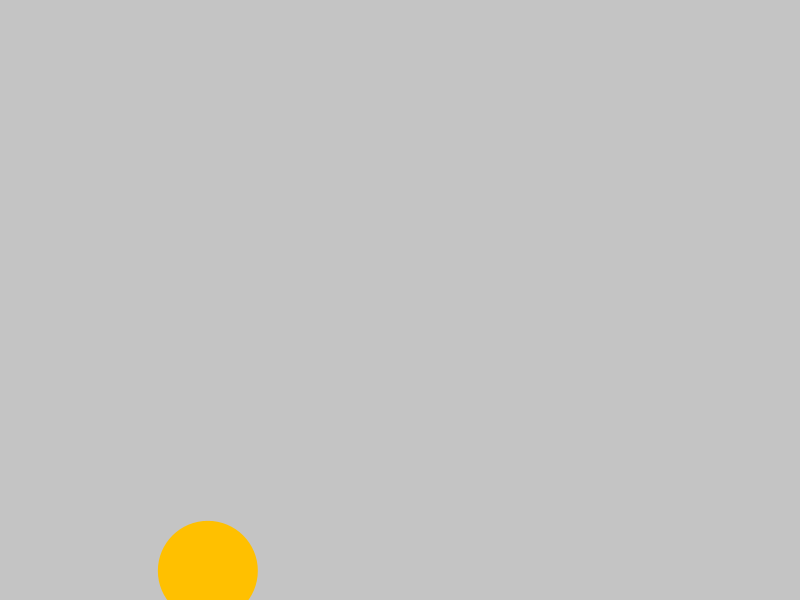
Frame 1 (no input)
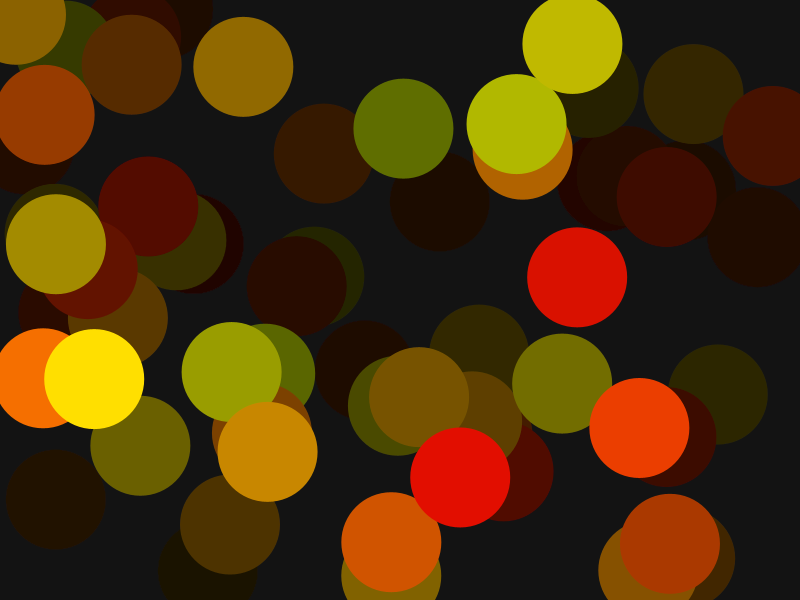
Frame 60 (the mouse pressed at the canvas centre just before this capture)
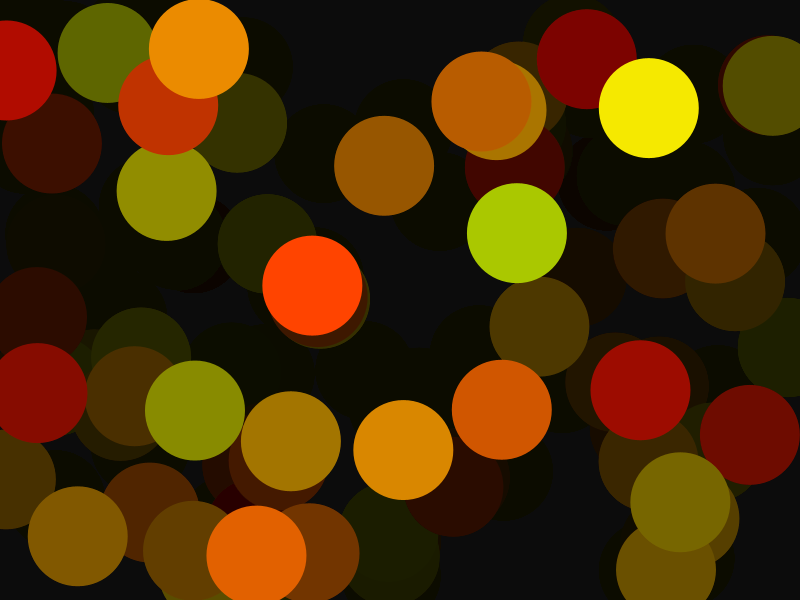
Frame 120 (the mouse held since frame 60 and released just before this capture)

The Processing sketch that drew these frames (run headless with seeded random() and noise(); from frame 60 on, the mouse is pressed at the canvas centre):

// Processing sketch: circles
// ── circles.pde
//Declaring global variables
int screenX = 0;
int screenY = 0;

void setup()
{
    println(screenX);
    size(800,600);
    screenX = 800;
    screenY = 600;
    println(screenX);
}

void draw()
{
  noStroke();
  fill(color(0,0,0,10));
  rect(0,0,screenX,screenY);
  
  //fill(color(random(255),random(255),random(255)));
  
  colorMode(HSB, 360, 100, 100);
  float hue = random(0,70);
  float sat = random(100,100);
  float bright = random(100,100);
  color randomColor = color(hue,sat,bright);
  fill(randomColor);
  
  circle(random(screenX),random(screenY),100);
}
